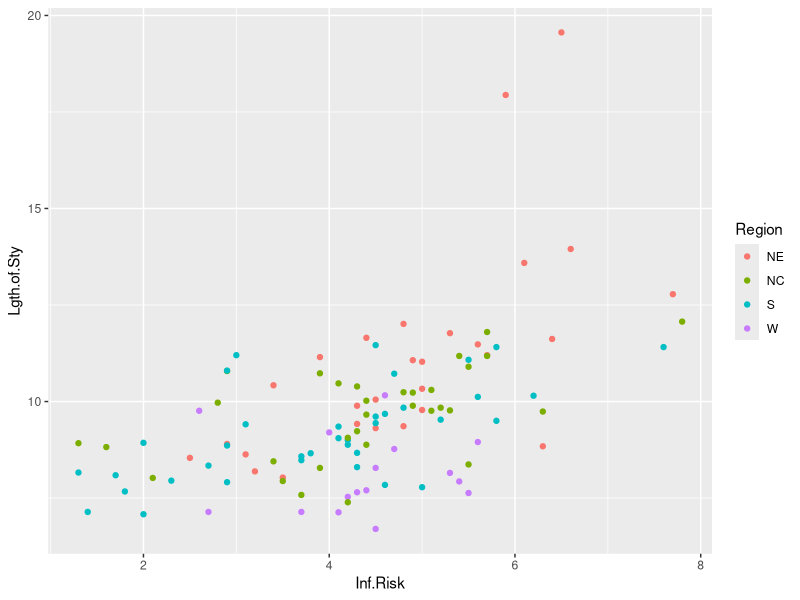
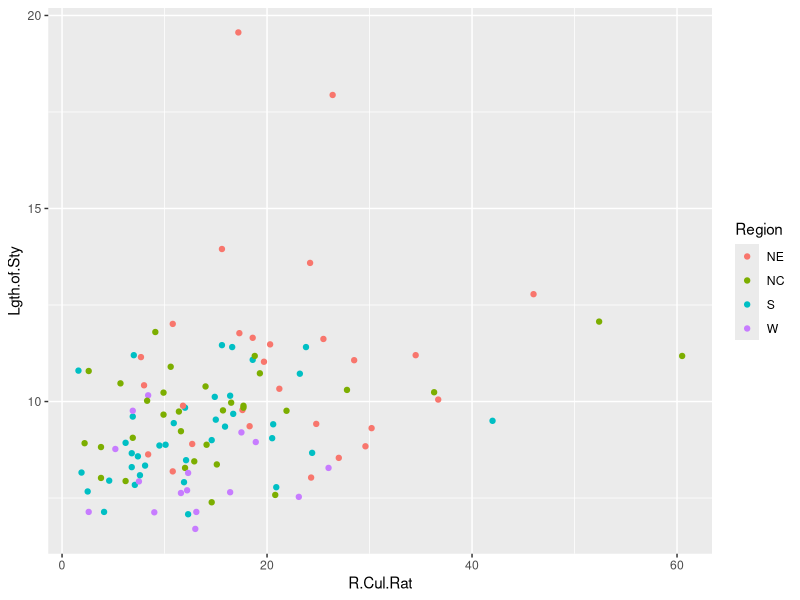
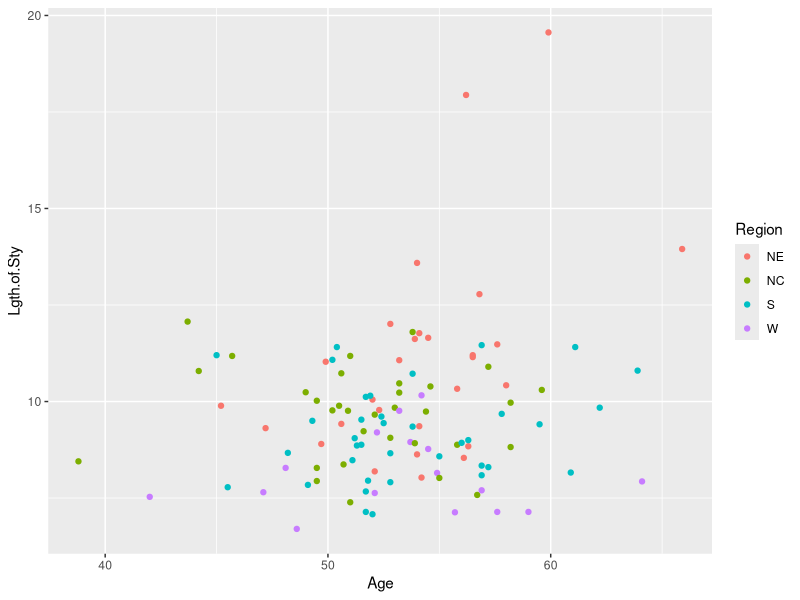
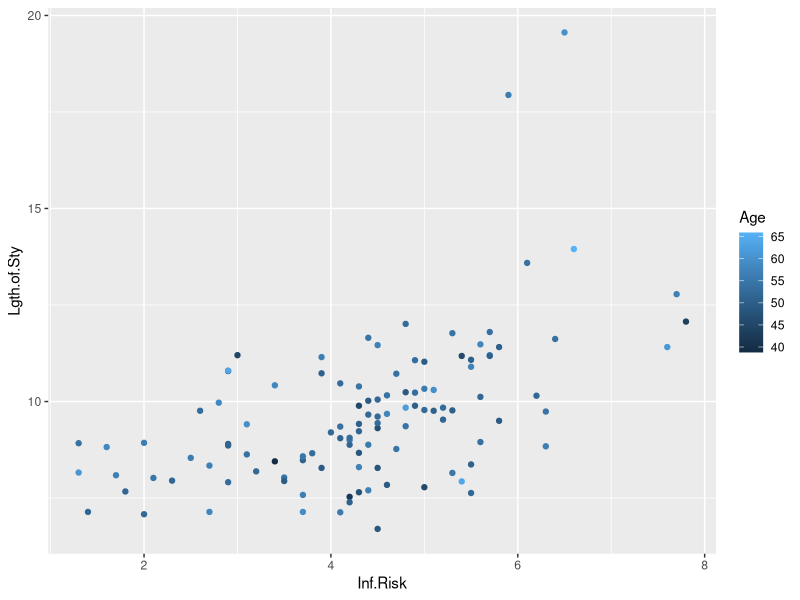
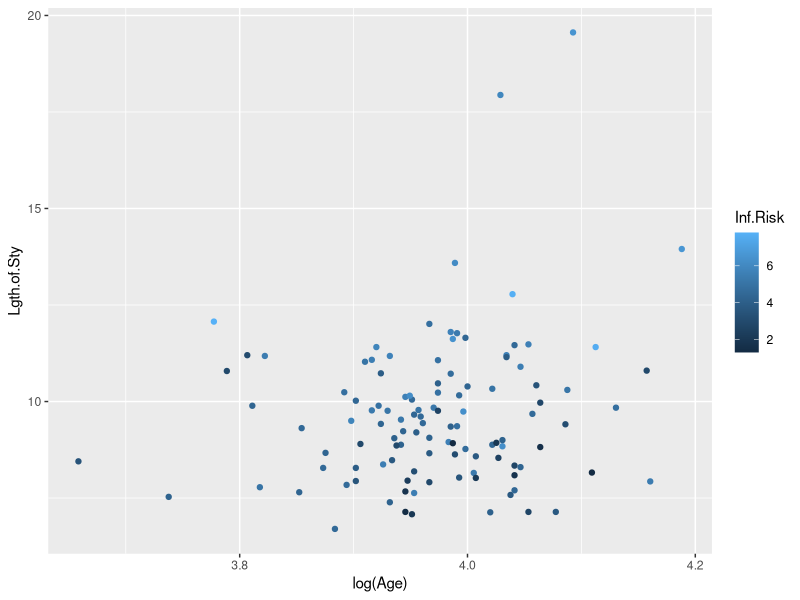
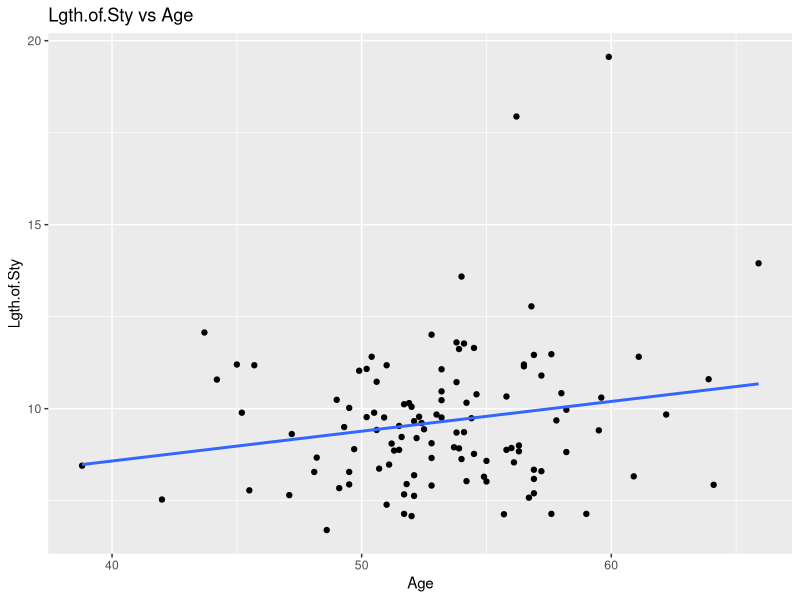
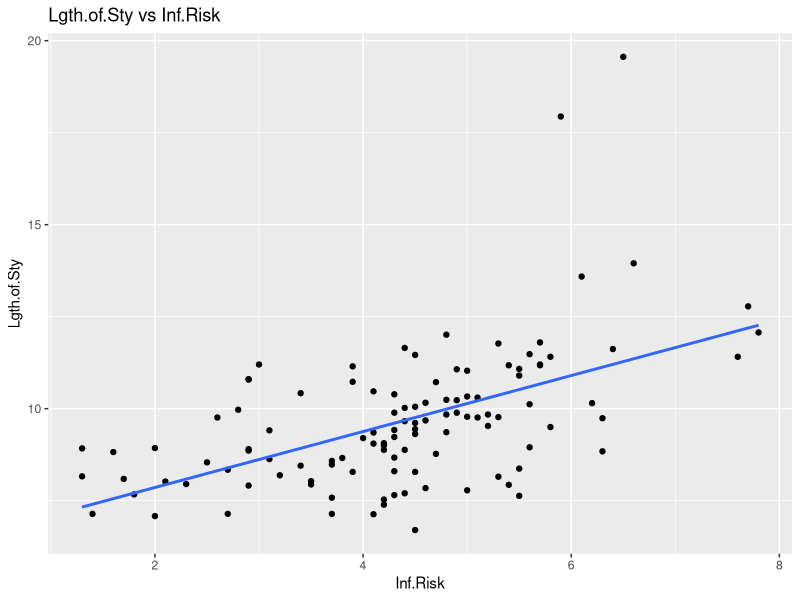
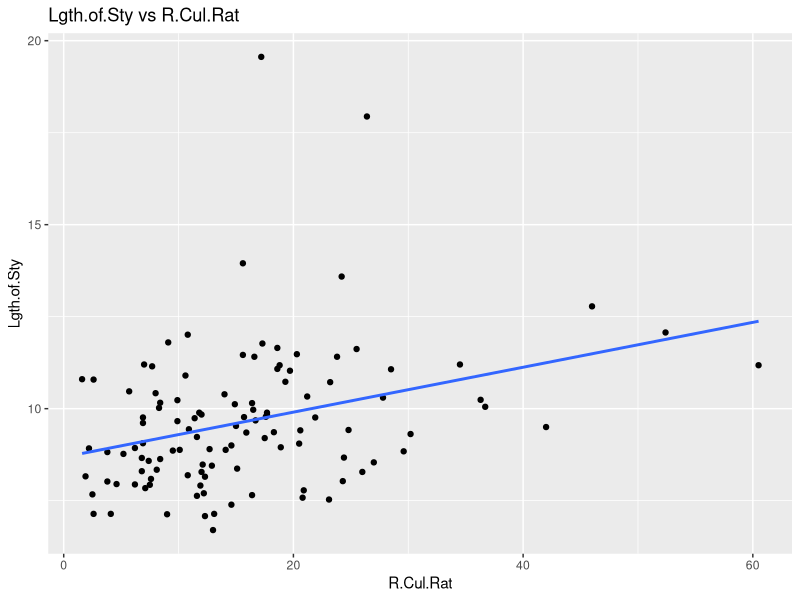

The R script that drew these images, in order:
## ---- chunk 1
knitr::opts_chunk$set(echo = TRUE)
# Load libraries
library(tidyverse)
library(car)  
library(caret)   
# Set  colors
hexBlue <- "#354CA1"
hexRed <- "#CC0035" 
hexGold <- "#DD923B"
# Load and clean data
setwd("C:/Users/tracy/OneDrive/Desktop/2 Stats/00 Project 1/")
hospital <- read_csv("HospitalDurations.csv")
# View(hospital)
names(hospital) <- make.names(names(hospital))
names(hospital)
# Make Region a factor
hospital$Region <- factor(hospital$Region, levels = 1:4, labels = c("NE", "NC", "S", "W"))
hospital <- hospital %>% select(-ID)
## ---- chunk 2
# summary(hospital)
# glimpse(hospital)
# We cannot find any missing or nonsense values.
# write_csv(hospital, "Cleaned_HospitalDurations.csv")
vars <- c("Lgth.of.Sty", "Age", "Inf.Risk", "R.Cul.Rat", "R.CX.ray.Rat","N.Beds", "Med.Sc.Aff", "Region", "Avg.Pat", "Avg.Nur","Pct.Ser.Fac")
# ggpairs(hospital[, vars])
# ggplot(hospital, aes(x = InfRisk, y = Lgth.of.Sty)) +geom_boxplot() +labs(title = "Length of Stay by Region")

sapply(hospital[vars], function(x) {
  if (is.factor(x)) {
    nlevels(x)            # number of factor levels
  } else {
    length(unique(x))  # number of unique values for numeric or character
  }
})
table(hospital$Region)
levels(hospital$Region)

library(ggplot2)
library(gridExtra)
 
# p1<-ggplot(data=hospital,aes(x=Age,y=Inf.Risk,colour=Lgth.of.Sty))+geom_point()
# p2<-ggplot(data=hospital,aes(x=Age,y=R.Cul.Rat,colour=Lgth.of.Sty))+geom_point()
# p3<-ggplot(data=hospital,aes(x=Age,y=R.CX.ray.Rat,colour=Lgth.of.Sty))+geom_point()


ggplot(data=hospital,aes(x=Inf.Risk,y=Lgth.of.Sty,colour=Region))+geom_point()
ggplot(data=hospital,aes(x=R.Cul.Rat,y=Lgth.of.Sty,colour=Region))+geom_point()
ggplot(data=hospital,aes(x=Age,y=Lgth.of.Sty,colour=Region))+geom_point()
ggplot(data=hospital,aes(x=Inf.Risk,y=Lgth.of.Sty,colour=Age))+geom_point()
ggplot(data=hospital,aes(x=log(Age),y=Lgth.of.Sty,colour=Inf.Risk))+geom_point()

# grid.arrange(p1,p2,p3,nrow=1)

# All variable combinations vs Lgth.of.Sty

varAllPredictors <- c("Age", "Inf.Risk", "R.Cul.Rat", "R.CX.ray.Rat","N.Beds", "Avg.Pat", "Avg.Nur","Pct.Ser.Fac","Region")

for (var in varAllPredictors) {
  p <- ggplot(hospital, aes_string(x = var, y = "Lgth.of.Sty")) + geom_point() + geom_smooth(method = "lm", se = FALSE) + labs(title = paste("Lgth.of.Sty vs", var))
  print(p)
}
## ---- chunk 3
hospital = hospital %>%
 mutate(
 ### Log-transformed terms
	 log_Age = log(Age),
	 log_InfectionRisk = log(Inf.Risk),
	 log_NumBeds = log(N.Beds),
	 log_Avg_Pat = log(Avg.Pat),
	 log_Avg_Nur = log(Avg.Nur),
	 log_R_Cul_RatAvg_Nur = log(R.Cul.Rat),
	 log_Pct_Ser_Fac = log(Pct.Ser.Fac),
 ### Squared terms
	 InfectionRisk2 = Inf.Risk^2,
	 NumBeds2 = N.Beds^2,
	 Avg_Pat2 = Avg.Pat^2,
	 Avg_Nur2 = Avg.Nur^2,
	 R_Cul_Rat2 = R.Cul.Rat^2,
	 Pct_Ser_Fac2 = Pct.Ser.Fac^2,
 ### Cubic terms
	 InfectionRisk3 = Inf.Risk^3,
	 NumBeds3 = N.Beds^3,
	 Avg_Pat3 = Avg.Pat^3,
	 Avg_Nur3 = Avg.Nur^3,
	 R_Cul_Rat3 = R.Cul.Rat^3,
	 Pct_Ser_Fac3 = Pct.Ser.Fac^3,
 ### Quartic terms
	 InfectionRisk4 = Inf.Risk^4,
	 NumBeds4 = N.Beds^4,
	 Avg_Pat4 = Avg.Pat^4,
	 Avg_Nur4 = Avg.Nur^4,
	 R_Cul_Rat4 = R.Cul.Rat^4,
	 Pct_Ser_Fac4 = Pct.Ser.Fac^4,
 ### Interaction terms       maker RegionNum a numeric
	 # regionInfection = Region * Inf.Risk,
	 # regionBeds = Region * N.Beds,
 # Scale UP: Base Variable Times 100
	 InfectionRisk_c = Inf.Risk * 100,
	 Age_c = Inf.Risk * 100,
	 NumBeds_c = N.Beds * 100,
	 Avg_Pat_c = Avg.Pat * 100,
	 Avg_Nur_c = Avg.Nur * 100
 )
## ---- chunk 4

# Outliers
myFormula <- as.formula(paste("Lgth.of.Sty ~", paste(varAllPredictors, collapse = " + ")))
myFormula
fit_all <- lm(myFormula, data = hospital)
influencePlot(fit_all, id.method = "identify", main = "Influence Plot")
names(hospital)
varAllPredictors # [1] "Age"          "Inf.Risk"     "R.Cul.Rat"    "R.CX.ray.Rat" "N.Beds"       "Avg.Pat"      "Avg.Nur"      "Pct.Ser.Fac"  "Region"  

sapply(hospital[varAllPredictors], function(x) {
  if (is.factor(x)) nlevels(x) else length(unique(x))
})

# Cook's Distance
cooksd <- cooks.distance(fit_all)
influential_points <- which(cooksd > 4 / nrow(hospital))
print(influential_points)
print(hospital[influential_points, ])


## ---- chunk 5
varAllPredictors <- c("Age", "Inf.Risk", "R.Cul.Rat", "R.CX.ray.Rat","N.Beds", "Avg.Pat", "Avg.Nur","Pct.Ser.Fac","Region")

myFormula <- as.formula(paste("Lgth.of.Sty ~", paste(varAllPredictors, collapse = " + ")))
myFormula
  
set.seed(123)
train_idx <- createDataPartition(hospital$Lgth.of.Sty, p = 0.8, list = FALSE)
train <- hospital[train_idx, ]
test <- hospital[-train_idx, ]

model_Simple <- lm(myFormula, data = train)
summary(model_Simple)
vif(model_Simple)

# High multicollinearity  N.Beds  and also Avg.Pat because both are measures of hospital SIZE.
myPredictions  <- predict(model_Simple, newdata = test)
mse_lm <- mean((myPredictions - test$Lgth.of.Sty)^2)
mse_lm # MSE is  1.104911 -- not too shabby
# Plot Diagnostics
par(mfrow = c(2, 2))
  plot(model_Simple)
par(mfrow = c(1, 1))


## ---- chunk 6
# varBest <- c("Age", "Inf.Risk", "R.Cul.Rat", "R.CX.ray.Rat","N.Beds", "Avg.Pat", "Avg.Nur","Pct.Ser.Fac","Region")
varBest <- c("Age", "Inf.Risk", "R.Cul.Rat", "R.CX.ray.Rat",          "Avg.Pat", "Avg.Nur","Pct.Ser.Fac","Region")  #  "N.Beds" already removed

# varBest <- gsub("Region.*", "Region", varBest)
# varBest <- unique(varBest)

# Train/Test Split
set.seed(123)
train_idx <- createDataPartition(hospital$Lgth.of.Sty, p = 0.8, list = FALSE)
train <- hospital[train_idx, ]
test  <- hospital[-train_idx, ]

myFormula <- as.formula(paste("Lgth.of.Sty ~", paste(varBest, collapse = " + ")))
myFormula
modelAvgPatient <- lm(myFormula, data = train)
summary(modelAvgPatient)
vif(modelAvgPatient)
myPredictions  <- predict(modelAvgPatient, newdata = test)
mse_modelAvgPatient <- mean((myPredictions - test$Lgth.of.Sty)^2)
myFormula # Lgth.of.Sty ~ Age + Inf.Risk + R.Cul.Rat + R.CX.ray.Rat + N.Beds + Avg.Nur + Pct.Ser.Fac + Region
mse_modelAvgPatient # MSE is  1.123121 -- also not bad at all
summary(hospital)

## ---- chunk 7
# Reload for a simplified dataset since none of the log/square/cube/etc. seemed useful.
hospital <- read_csv("HospitalDurations.csv")
names(hospital) <- make.names(names(hospital))
names(hospital)
# Make Region a factor
hospital$Region <- factor(hospital$Region, levels = 1:4, labels = c("NE", "NC", "S", "W"))
hospital <- hospital %>% select(-ID)


numeric_vars <- c("Age", "Inf.Risk", "R.Cul.Rat", "R.CX.ray.Rat", "N.Beds", "Avg.Pat", "Avg.Nur", "Pct.Ser.Fac")
categorical_vars <- c("Region", "Med.Sc.Aff")

# Create interaction terms
for (num_var in numeric_vars) {
  for (cat_var in categorical_vars) {
    interaction_name <- paste0(num_var, "_x_", cat_var)
    hospital[[interaction_name]] <- hospital[[num_var]] * as.numeric(hospital[[cat_var]])

  }
}
# names(hospital)

all_predictors <- setdiff(names(hospital), c("Lgth.of.Sty", "ID"))  # remove target and any ID columns
mlr_interations_all_formula <- as.formula(paste("Lgth.of.Sty ~", paste(all_predictors, collapse = " + ")))

# Train/test split (if not already done)
set.seed(123)
train_idx <- createDataPartition(hospital$Lgth.of.Sty, p = 0.8, list = FALSE)
train <- hospital[train_idx, ]
test <- hospital[-train_idx, ]

# Fit model
mlr_interations_all <- lm(mlr_interations_all_formula, data = train)
summary(mlr_interations_all)

mse_mlr_interations_all <- mean((myPredictions - test$Lgth.of.Sty)^2)
mse_mlr_interations_all  # So, all that complexity, and as expected, we LOSE precision, MSE= 1.123121
## ---- chunk 8
# Stepwise Selection 
## Won't run because too much multicollinearity between many of the interaction variables so I simplified.
# SimplerFormula <- Lgth.of.Sty ~ Age + Inf.Risk + R.Cul.Rat + R.CX.ray.Rat +  
#   Med.Sc.Aff + Region + Avg.Pat + Avg.Nur + Pct.Ser.Fac + 
#   Age_x_Region + Inf.Risk_x_Region + R.Cul.Rat_x_Region + R.CX.ray.Rat_x_Region + 
#   N.Beds_x_Region + Avg.Pat_x_Region + Avg.Nur_x_Region + Pct.Ser.Fac_x_Region
 #  MSE = 1.044064 but Many of above variables have very high p-values! So I simplified:

SimplerFormula <- Lgth.of.Sty ~ Age + Inf.Risk + Avg.Pat + Avg.Nur + Inf.Risk_x_Region + Avg.Pat_x_Region + Avg.Nur_x_Region

model_simpler <- lm(SimplerFormula, data = train)
summary(model_simpler)

pred_simpler <- predict(model_simpler, newdata = test)
mse_simpler <- mean((pred_simpler - test$Lgth.of.Sty)^2)
rmse_simpler <- sqrt(mse_simpler)
rmse_simpler #  MSE = 0.9877123


# LASSO
library(glmnet)

# Prepare data for glmnet (model.matrix drops NAs and handles factors)
X <- model.matrix(mlr_interations_all_formula, data = train)[,-1]  # remove intercept
y <- train$Lgth.of.Sty

# Cross-validated LASSO (alpha = 1)
set.seed(123)
lasso_cv <- cv.glmnet(X, y, alpha = 1)
plot(lasso_cv)

# Best lambda and model
best_lambda <- lasso_cv$lambda.min
lasso_model <- glmnet(X, y, alpha = 1, lambda = best_lambda)
coef(lasso_model)

# Predict and evaluate
X_test <- model.matrix(mlr_interations_all_formula, data = test)[,-1]
pred_lasso <- predict(lasso_model, s = best_lambda, newx = X_test)
mse_lasso <- mean((pred_lasso - test$Lgth.of.Sty)^2)
mse_lasso # Meh. Not great.

final_formula <- Lgth.of.Sty ~ Age + Inf.Risk + Avg.Pat + Region + Inf.Risk_x_Region +  R.CX.ray.Rat_x_Med.Sc.Aff + Avg.Nur_x_Med.Sc.Aff + Pct.Ser.Fac_x_Region
model_final <- lm(final_formula, data = train)
summary(model_final)

pred_final <- predict(model_final, newdata = test)
rmse_final <- sqrt(mean((pred_final - test$Lgth.of.Sty)^2))
rmse_final # Dramatically less good than the MLR from a few steps ago. So, no!

# Bootstrap RMSE
library(boot)
rmse_fun <- function(data, indices) {
  d <- data[indices, ]
  model <- lm(mlr_interations_all_formula, data = d)
  pred <- predict(model, newdata = test)
  sqrt(mean((pred - test$Lgth.of.Sty)^2))
}
set.seed(123)
boot_rmse <- boot(hospital, statistic = rmse_fun, R = 1000)
boot.ci(boot_rmse, type = c("basic", "perc", "bca"))


